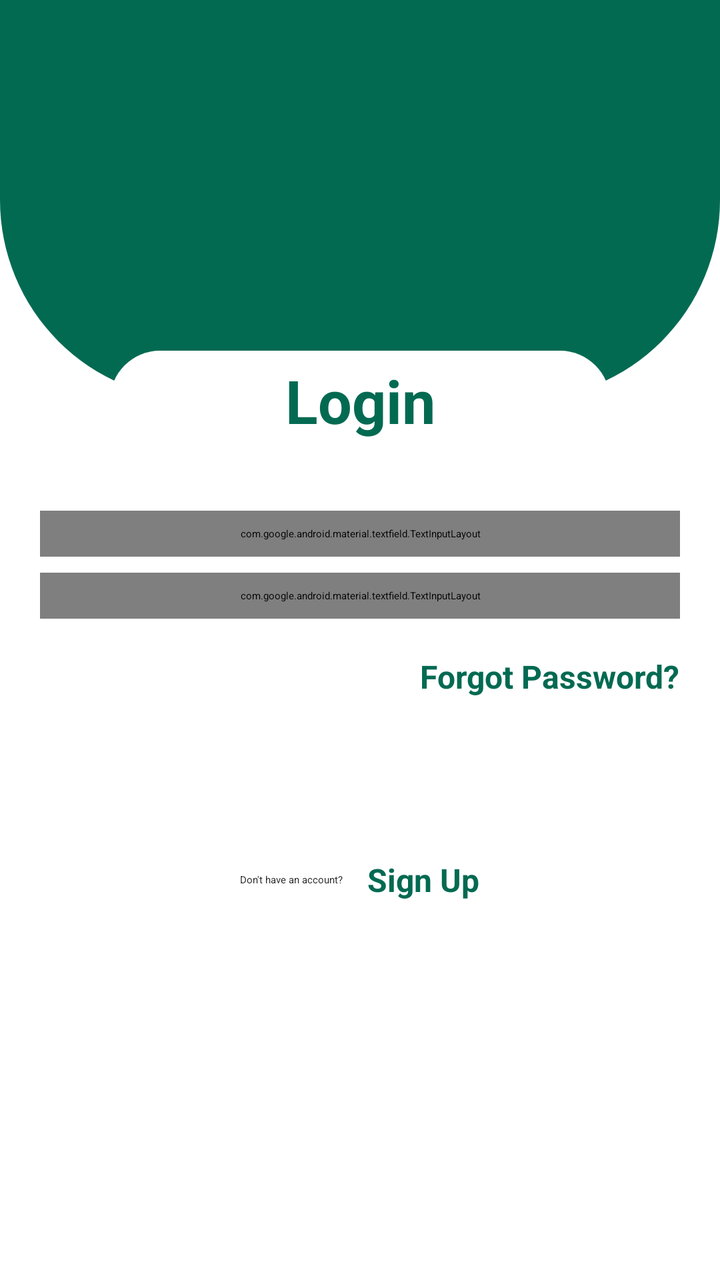
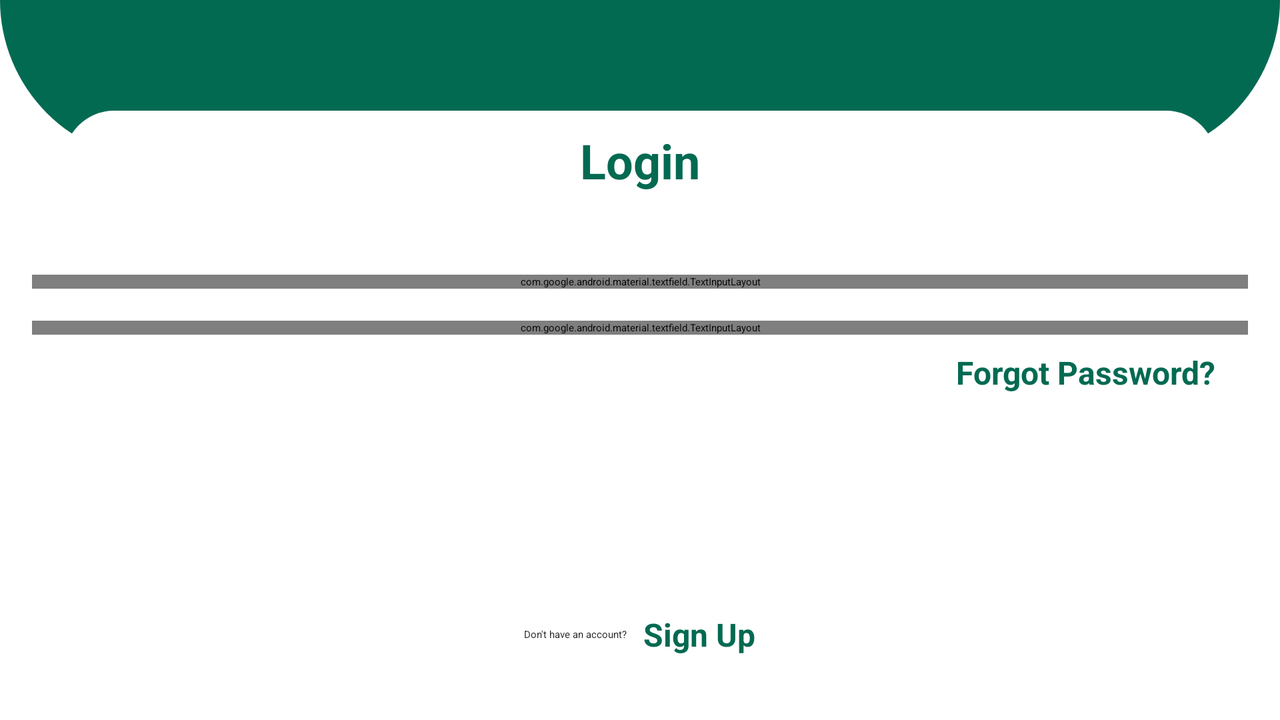

First picture: res/layout/ on a phone held upright. Second picture: the repository's own variant of that layout, on a device whose configuration matches the variant's folder. Source for both follows.
<!-- AndroidManifest.xml: application theme Theme.FirebaseApp -->
<!-- res/layout/activity_login.xml -->
<?xml version="1.0" encoding="utf-8"?>
<androidx.constraintlayout.widget.ConstraintLayout xmlns:android="http://schemas.android.com/apk/res/android"
    xmlns:app="http://schemas.android.com/apk/res-auto"
    xmlns:tools="http://schemas.android.com/tools"
    android:layout_width="match_parent"
    android:layout_height="match_parent"
    android:background="@color/white"
    tools:context=".LoginActivity">

    
    <View
        android:id="@+id/view"
        android:layout_width="match_parent"
        android:layout_height="200dp"
        android:background="@drawable/background_draw"
        app:layout_constraintEnd_toEndOf="parent"
        app:layout_constraintStart_toStartOf="parent"
        app:layout_constraintTop_toTopOf="parent" />

    
    <TextView
        android:id="@+id/signupTv"
        android:layout_width="250dp"
        android:layout_height="50dp"
        android:layout_marginTop="-25dp"
        android:background="@drawable/button_background"
        android:gravity="center"
        android:text="@string/login"
        android:textColor="@color/backgroundColor"
        android:textSize="30sp"
        android:textStyle="bold"
        app:layout_constraintEnd_toEndOf="parent"
        app:layout_constraintStart_toStartOf="parent"
        app:layout_constraintTop_toBottomOf="@id/view" />


    
    <LinearLayout
        android:id="@+id/formContainer"
        android:layout_width="match_parent"
        android:layout_height="wrap_content"
        android:layout_marginTop="30dp"
        android:orientation="vertical"
        app:layout_constraintEnd_toEndOf="parent"
        app:layout_constraintStart_toStartOf="parent"
        app:layout_constraintTop_toBottomOf="@id/signupTv">

        
        <TextView
            android:id="@+id/statusMessage"
            android:layout_width="wrap_content"
            android:layout_height="wrap_content"
            android:layout_marginHorizontal="16dp"
            android:layout_marginBottom="10dp"
            android:layout_gravity="center"
            android:textSize="20sp"
            android:visibility="gone" />

        
        <com.google.android.material.textfield.TextInputLayout
            style="@style/OutlinedRoundedButton"
            android:layout_width="match_parent"
            android:layout_height="wrap_content"
            android:layout_marginStart="20dp"
            android:layout_marginEnd="20dp"
            android:layout_marginBottom="8dp"
            android:hint="@string/email_address"
            android:padding="8dp"
            app:hintTextColor="@color/gray"
            app:startIconDrawable="@drawable/baseline_email_24">

            <com.google.android.material.textfield.TextInputEditText
                android:id="@+id/emailEt"
                android:layout_width="match_parent"
                android:layout_height="wrap_content"
                android:inputType="textEmailAddress"
                android:minHeight="60dp"
                android:textColor="@color/black"
                android:textSize="20sp" />
        </com.google.android.material.textfield.TextInputLayout>

        
        <com.google.android.material.textfield.TextInputLayout
            style="@style/OutlinedRoundedButton"
            android:layout_width="match_parent"
            android:layout_height="wrap_content"
            android:layout_marginStart="20dp"
            android:layout_marginEnd="20dp"
            android:layout_marginBottom="8dp"
            android:hint="@string/password"
            android:padding="8dp"
            app:endIconMode="password_toggle"
            app:hintTextColor="@color/gray"
            app:startIconDrawable="@drawable/baseline_lock_24">

            <com.google.android.material.textfield.TextInputEditText
                android:id="@+id/passwordEt"
                android:layout_width="match_parent"
                android:layout_height="wrap_content"
                android:inputType="textPassword"
                android:minHeight="60dp"
                android:textColor="@color/black"
                android:textSize="20sp" />
        </com.google.android.material.textfield.TextInputLayout>

        
        <TextView
            android:id="@+id/forgotPassTv"
            android:layout_width="wrap_content"
            android:layout_height="wrap_content"
            android:layout_gravity="end"
            android:layout_marginTop="10dp"
            android:layout_marginEnd="20dp"
            android:text="@string/forgot_password"
            android:textColor="@color/backgroundColor"
            android:textSize="16sp"
            android:textStyle="bold" />

        
        <Button
            android:id="@+id/signInBtn"
            android:layout_width="match_parent"
            android:layout_height="60dp"
            android:layout_gravity="center"
            android:layout_marginStart="20dp"
            android:layout_marginTop="10dp"
            android:layout_marginEnd="20dp"
            android:backgroundTint="@color/backgroundColor"
            android:text="@string/login"
            android:textColor="@color/white"
            android:textStyle="bold" />

        
        <LinearLayout
            android:layout_width="match_parent"
            android:layout_height="wrap_content"
            android:layout_marginTop="10dp"
            android:gravity="center"
            android:orientation="horizontal">

            <TextView
                android:layout_width="wrap_content"
                android:layout_height="wrap_content"
                android:text="@string/don_t_have_an_account"
                android:textColor="@color/gray" />

            <TextView
                android:id="@+id/navToSignUp"
                android:layout_width="wrap_content"
                android:layout_height="wrap_content"
                android:layout_marginStart="12dp"
                android:text="@string/signup"
                android:textColor="@color/backgroundColor"
                android:textSize="16sp"
                android:textStyle="bold" />
        </LinearLayout>
    </LinearLayout>

    
    <View
        android:id="@+id/loadingOverlay"
        android:layout_width="match_parent"
        android:layout_height="match_parent"
        android:background="@color/semi_transparent_black"
        android:visibility="gone" />

    
    <ProgressBar
        android:id="@+id/progressBar"
        android:layout_width="wrap_content"
        android:layout_height="wrap_content"
        android:visibility="gone"
        app:layout_constraintBottom_toBottomOf="parent"
        app:layout_constraintEnd_toEndOf="parent"
        app:layout_constraintStart_toStartOf="parent"
        app:layout_constraintTop_toTopOf="parent" />

</androidx.constraintlayout.widget.ConstraintLayout>
<!-- resources referenced by this layout -->
<resources>
  <color name="backgroundColor">#036A52</color>
  <color name="black">#FF000000</color>
  <color name="gray">#252825</color>
  <color name="semi_transparent_black">#80000000</color>
  <color name="white">#FFFFFFFF</color>
  <!-- drawable background_draw (drawable) -->
  <?xml version="1.0" encoding="utf-8"?>
  <shape xmlns:android="http://schemas.android.com/apk/res/android">
      <solid android:color="@color/backgroundColor"/>
      <corners android:bottomLeftRadius="100dp"
              android:bottomRightRadius="100dp"/>
  
  </shape>
  <!-- drawable button_background (drawable) -->
  <?xml version="1.0" encoding="utf-8"?>
  <shape xmlns:android="http://schemas.android.com/apk/res/android"
      android:shape="rectangle">
  
      <size android:height="200dp"
          android:width="200dp"/>
      <solid android:color="@color/white"/>
      <corners android:radius="100dp"/>
  
  </shape>
  <string name="don_t_have_an_account">Don\'t have an account?</string>
  <string name="email_address">Email Address</string>
  <string name="forgot_password">Forgot Password?</string>
  <string name="login">Login</string>
  <string name="password">Password</string>
  <string name="signup">Sign Up</string>
  <style name="OutlinedRoundedButton" parent="Widget.MaterialComponents.TextInputLayout.OutlinedBox">
          <item name="boxBackgroundMode">outline</item>
          <item name="boxStrokeColor">@color/backgroundColor</item>
          <item name="android:textColorHint">@color/gray</item>
          <item name="boxStrokeWidth">2dp</item>
          <item name="boxCornerRadiusBottomStart">30dp</item>
          <item name="boxCornerRadiusBottomEnd">30dp</item>
          <item name="boxCornerRadiusTopEnd">30dp</item>
          <item name="boxCornerRadiusTopStart">30dp</item>
          <item name="startIconTint">@color/gray</item>
      </style>
  <!-- from res/values-v23/ -->
  <style name="Theme.FirebaseApp" parent="Base.Theme.FirebaseApp">
          
          <item name="android:navigationBarColor">@android:color/transparent</item>
          <item name="android:statusBarColor">@android:color/transparent</item>
          <item name="android:windowLightStatusBar">?attr/isLightTheme</item>
      </style>
</resources>
<!-- res/layout-land/activity_login.xml (the repository's variant of the layout above) -->
<!-- drawn on the phone turned sideways -->
<?xml version="1.0" encoding="utf-8"?>
<androidx.constraintlayout.widget.ConstraintLayout
    xmlns:android="http://schemas.android.com/apk/res/android"
    xmlns:app="http://schemas.android.com/apk/res-auto"
    xmlns:tools="http://schemas.android.com/tools"
    android:layout_width="match_parent"
    android:layout_height="match_parent"
    android:background="@color/white"
    tools:context=".LoginActivity">

    
    <View
        android:id="@+id/topDecorView"
        android:layout_width="0dp"
        android:layout_height="80dp"
        android:background="@drawable/background_draw"
        app:layout_constraintEnd_toEndOf="parent"
        app:layout_constraintStart_toStartOf="parent"
        app:layout_constraintTop_toTopOf="parent" />

    
    <TextView
        android:id="@+id/loginTv"
        android:layout_width="0dp"
        android:layout_height="50dp"
        android:layout_marginHorizontal="32dp"
        android:layout_marginTop="-25dp"
        android:background="@drawable/button_background"
        android:gravity="center"
        android:text="@string/login"
        android:textColor="@color/backgroundColor"
        android:textSize="24sp"
        android:textStyle="bold"
        app:layout_constraintEnd_toEndOf="parent"
        app:layout_constraintStart_toStartOf="parent"
        app:layout_constraintTop_toBottomOf="@id/topDecorView" />

    
    <TextView
        android:id="@+id/statusMessage"
        android:layout_width="0dp"
        android:layout_height="wrap_content"
        android:layout_marginHorizontal="24dp"
        android:layout_marginTop="16dp"
        android:gravity="center"
        android:textSize="20sp"
        android:visibility="gone"
        app:layout_constraintEnd_toEndOf="parent"
        app:layout_constraintStart_toStartOf="parent"
        app:layout_constraintTop_toBottomOf="@id/loginTv" />

    
    <ScrollView
        android:id="@+id/formScrollView"
        android:layout_width="0dp"
        android:layout_height="0dp"
        android:layout_marginTop="16dp"
        android:fillViewport="true"
        android:overScrollMode="never"
        app:layout_constraintBottom_toTopOf="@id/bottomNavLayout"
        app:layout_constraintEnd_toEndOf="parent"
        app:layout_constraintStart_toStartOf="parent"
        app:layout_constraintTop_toBottomOf="@id/statusMessage">

        <androidx.constraintlayout.widget.ConstraintLayout
            android:layout_width="match_parent"
            android:layout_height="wrap_content"
            android:paddingBottom="16dp">

            
            <com.google.android.material.textfield.TextInputLayout
                android:id="@+id/emailTextInputField"
                style="@style/OutlinedRoundedButton"
                android:layout_width="0dp"
                android:layout_height="wrap_content"
                android:layout_marginHorizontal="16dp"
                android:layout_marginTop="16dp"
                android:hint="@string/email_address"
                app:hintTextColor="@color/gray"
                app:startIconDrawable="@drawable/baseline_email_24"
                app:layout_constraintEnd_toEndOf="parent"
                app:layout_constraintStart_toStartOf="parent"
                app:layout_constraintTop_toTopOf="parent">

                <com.google.android.material.textfield.TextInputEditText
                    android:id="@+id/emailEt"
                    android:layout_width="match_parent"
                    android:layout_height="60dp"
                    android:inputType="textEmailAddress"
                    android:textColor="@color/black"
                    android:textSize="18sp" />
            </com.google.android.material.textfield.TextInputLayout>

            
            <com.google.android.material.textfield.TextInputLayout
                android:id="@+id/passwordTextInputField"
                style="@style/OutlinedRoundedButton"
                android:layout_width="0dp"
                android:layout_height="wrap_content"
                android:layout_marginHorizontal="16dp"
                android:layout_marginTop="16dp"
                android:hint="@string/password"
                app:endIconMode="password_toggle"
                app:hintTextColor="@color/gray"
                app:startIconDrawable="@drawable/baseline_lock_24"
                app:layout_constraintEnd_toEndOf="parent"
                app:layout_constraintStart_toStartOf="parent"
                app:layout_constraintTop_toBottomOf="@id/emailTextInputField">

                <com.google.android.material.textfield.TextInputEditText
                    android:id="@+id/passwordEt"
                    android:layout_width="match_parent"
                    android:layout_height="60dp"
                    android:inputType="textPassword"
                    android:textColor="@color/black"
                    android:textSize="18sp" />
            </com.google.android.material.textfield.TextInputLayout>

            
            <TextView
                android:id="@+id/forgotPassTv"
                android:layout_width="wrap_content"
                android:layout_height="wrap_content"
                android:layout_marginTop="8dp"
                android:layout_marginEnd="16dp"
                android:text="@string/forgot_password"
                android:textColor="@color/backgroundColor"
                android:textSize="16sp"
                android:textStyle="bold"
                app:layout_constraintEnd_toEndOf="@id/passwordTextInputField"
                app:layout_constraintTop_toBottomOf="@id/passwordTextInputField" />

            
            <Button
                android:id="@+id/signInBtn"
                android:layout_width="0dp"
                android:layout_height="60dp"
                android:layout_marginHorizontal="16dp"
                android:layout_marginTop="24dp"
                android:backgroundTint="@color/backgroundColor"
                android:text="@string/login"
                android:textAllCaps="false"
                android:textColor="@color/white"
                android:textSize="18sp"
                android:textStyle="bold"
                app:layout_constraintEnd_toEndOf="parent"
                app:layout_constraintStart_toStartOf="parent"
                app:layout_constraintTop_toBottomOf="@id/forgotPassTv" />
        </androidx.constraintlayout.widget.ConstraintLayout>
    </ScrollView>

    
    <LinearLayout
        android:id="@+id/bottomNavLayout"
        android:layout_width="0dp"
        android:layout_height="wrap_content"
        android:layout_marginBottom="32dp"
        android:gravity="center"
        android:orientation="horizontal"
        app:layout_constraintBottom_toBottomOf="parent"
        app:layout_constraintEnd_toEndOf="parent"
        app:layout_constraintStart_toStartOf="parent">

        <TextView
            android:layout_width="wrap_content"
            android:layout_height="wrap_content"
            android:text="@string/don_t_have_an_account"
            android:textColor="@color/gray" />

        <TextView
            android:id="@+id/navToSignUp"
            android:layout_width="wrap_content"
            android:layout_height="wrap_content"
            android:layout_marginStart="8dp"
            android:text="@string/signup"
            android:textColor="@color/backgroundColor"
            android:textSize="16sp"
            android:textStyle="bold" />
    </LinearLayout>

    
    <View
        android:id="@+id/loadingOverlay"
        android:layout_width="match_parent"
        android:layout_height="match_parent"
        android:background="@color/semi_transparent_black"
        android:visibility="gone" />

    
    <ProgressBar
        android:id="@+id/progressBar"
        style="?android:attr/progressBarStyleLarge"
        android:layout_width="wrap_content"
        android:layout_height="wrap_content"
        android:indeterminateTint="@color/backgroundColor"
        android:visibility="gone"
        app:layout_constraintBottom_toBottomOf="parent"
        app:layout_constraintEnd_toEndOf="parent"
        app:layout_constraintStart_toStartOf="parent"
        app:layout_constraintTop_toTopOf="parent" />

</androidx.constraintlayout.widget.ConstraintLayout>
